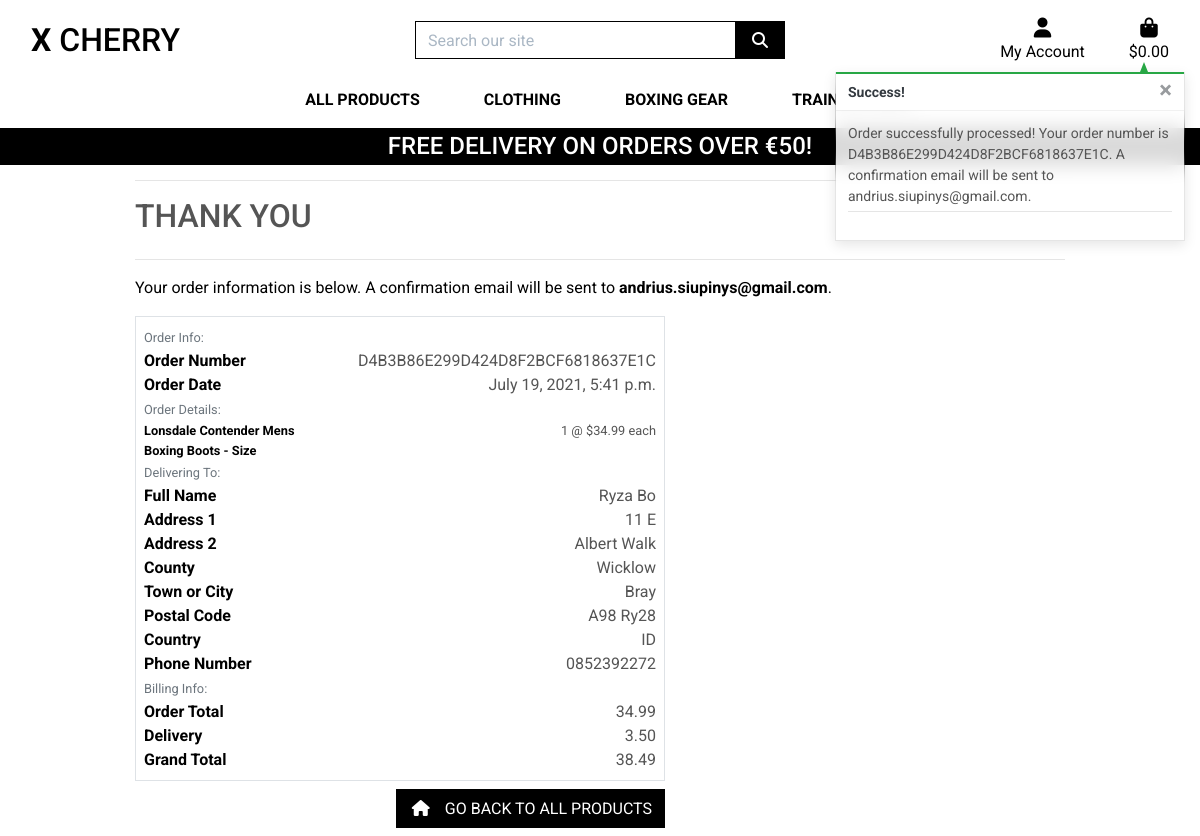
Before: /checkout/checkout_success/D4B3B86E299D424D8F2BCF6818637E1C with the older database file.
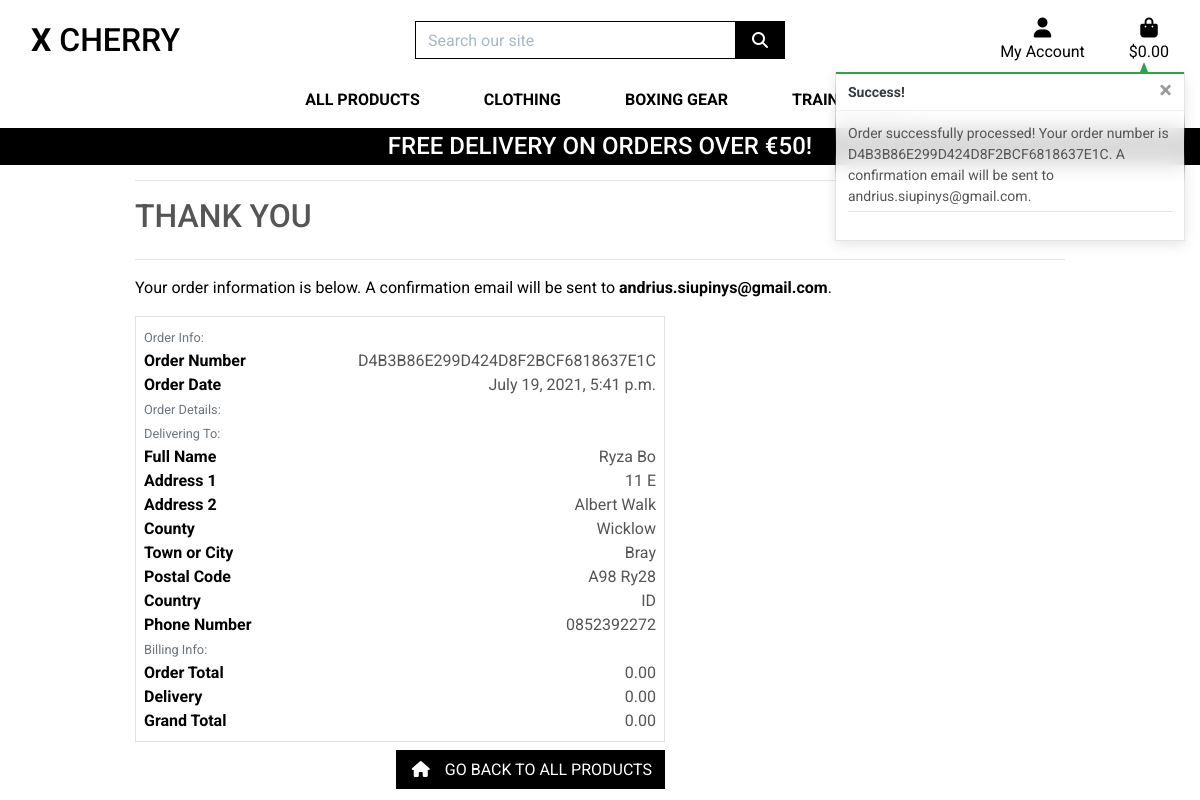
After: the same page with the newer database file.
### checkout/models.py (models this page shows, shortened)
class OrderLineItem(models.Model):
    order = models.ForeignKey(Order, null=False, blank=False, on_delete=models.CASCADE, related_name='lineitems')
    product = models.ForeignKey(Product, null=False, blank=False, on_delete=models.CASCADE)
    product_size = models.CharField(max_length=2, null=True, blank=True)  # XS, S, M, L, XL
    quantity = models.IntegerField(null=False, blank=False, default=0)
    lineitem_total = models.DecimalField(max_digits=6, decimal_places=2, null=False, blank=False, editable=False)

class Order(models.Model):
    order_number = models.CharField(max_length=32, null=False, editable=False)
    user_profile = models.ForeignKey(UserProfile, on_delete=models.SET_NULL,
                                     null=True, blank=True,
                                     related_name='orders')
    full_name = models.CharField(max_length=50, null=False, blank=False)
    email = models.EmailField(max_length=254, null=False, blank=False)
    phone_number = models.CharField(max_length=20, null=False, blank=False)
    country = CountryField(blank_label='Country *', null=False, blank=False)
    postcode = models.CharField(max_length=20, null=True, blank=True)
    town_or_city = models.CharField(max_length=40, null=False, blank=False)
    street_address1 = models.CharField(max_length=80, null=False, blank=False)
    street_address2 = models.CharField(max_length=80, null=True, blank=True)
    county = models.CharField(max_length=80, null=True, blank=True)
    date = models.DateTimeField(auto_now_add=True)
    delivery_cost = models.DecimalField(max_digits=6, decimal_places=2, null=False, default=0)
    order_total = models.DecimalField(max_digits=10, decimal_places=2, null=False, default=0)
    grand_total = models.DecimalField(max_digits=10, decimal_places=2, null=False, default=0)
    original_bag = models.TextField(null=False, blank=False, default='')
    stripe_pid = models.CharField(max_length=254, null=False, blank=False, default='')

### products/models.py (models this page shows, shortened)
class Product(models.Model):
    category = models.ForeignKey('Category', null=True, blank=True, on_delete=models.SET_NULL)
    sku = models.CharField(max_length=254, null=True, blank=True)
    name = models.CharField(max_length=254)
    description = models.TextField()
    has_sizes = models.BooleanField(default=False, null=True, blank=True,)
    price = models.DecimalField(max_digits=6, decimal_places=2)
    rating = models.DecimalField(max_digits=6, decimal_places=2, null=True, blank=True)
    image_url = models.URLField(max_length=1024, null=True, blank=True)
    image = models.ImageField(null=True, blank=True)

### checkout/views.py (the view, shortened to what this page needs)
# urls.py: path('checkout_success/<order_number>', views.checkout_success, name='checkout_success'),
def checkout_success(request, order_number):
    save_info = request.session.get('save_info')
    order = get_object_or_404(Order, order_number=order_number)
    messages.success(request, f'Order successfully processed! \
        Your order number is {order_number}. A confirmation \
        email will be sent to {order.email}.')
    if 'bag' in request.session:
        del request.session['bag']
    template = 'checkout/checkout_success.html'
    context = {
        'order': order,
    }
    return render(request, template, context)

### bag/contexts.py (called while the page is built, shortened)
def bag_contents(request):
    bag_items = []
    total = 0
    product_count = 0
    bag = request.session.get('bag', {})
    if total < settings.FREE_DELIVERY_THRESHOLD:
        delivery = total * Decimal(settings.STANDARD_DELIVERY_PERCENTAGE/100)
        free_delivery_delta = settings.FREE_DELIVERY_THRESHOLD - total
    else:
        delivery = 0
        free_delivery_delta = 0
    grand_total = delivery + total
    context = {
        'bag_items': bag_items,
        'total': total,
        'product_count': product_count,
        'delivery': delivery,
        'free_delivery_delta': free_delivery_delta,
        'free_delivery_threshold': settings.FREE_DELIVERY_THRESHOLD,
        'grand_total': grand_total,
    }
    return context

### checkout/templates/checkout/checkout_success.html (shortened to what the changed rows need)
{% extends "base.html" %}
{% load static %}
{% block extra_css %}
    <link rel="stylesheet" href="{% static 'checkout/css/checkout.css' %}">
{% endblock %}
{% block content %}
    <div class="container">
        <div class="row">
            <div class="col">
                    <h2 class="logo-font mb-4">Thank You</h2>
                <p class="text-black">Your order information is below. A confirmation email will be sent to <strong>{{ order.email }}</strong>.</p>
            </div>
        </div>
        <div class="row">
            <div class="col-12 col-lg-7">
                <div class="order-confirmation-wrapper p-2 border">
                    <div class="row">
                        <div class="col-12 col-md-8 text-md-right">
                            <p class="mb-0">{{ order.order_number }}</p>
                        </div>
                    </div>
                    <div class="row">
                        <div class="col-12 col-md-8 text-md-right">
                            <p class="mb-0">{{ order.date }}</p>
                        </div>
                    </div>
                    {% for item in order.lineitems.all %}
                    <div class="row">
                        <div class="col-12 col-md-4">
                            <p class="small mb-0 text-black font-weight-bold">
                                {{ item.product.name }}{% if item.product_size %} - Size {{ item.product.size|upper }}{% endif %}
                            </p>
                        </div>
                        <div class="col-12 col-md-8 text-md-right">
                            <p class="small mb-0">{{ item.quantity }} @ ${{ item.product.price }} each</p>
                        </div>
                    </div>
                    {% endfor %}
                    <div class="row">
                        <div class="col-12 col-md-8 text-md-right">
                            <p class="mb-0">{{ order.full_name }}</p>
                        </div>
                    </div>
                    <div class="row">
                        <div class="col-12 col-md-8 text-md-right">
                            <p class="mb-0">{{ order.street_address1 }}</p>
                        </div>
                    </div>
                    {% if order.street_address2  %}
                    <div class="row">
                        <div class="col-12 col-md-4">
                            <p class="mb-0 text-black font-weight-bold">Address 2</p>
                        </div>
                        <div class="col-12 col-md-8 text-md-right">
                            <p class="mb-0">{{ order.street_address2 }}</p>
                        </div>
                    </div>
                    {% endif %}
                    {% if order.county  %}
                    <div class="row">
                        <div class="col-12 col-md-4">
                            <p class="mb-0 text-black font-weight-bold">County</p>
                        </div>
                        <div class="col-12 col-md-8 text-md-right">
                            <p class="mb-0">{{ order.county }}</p>
                        </div>
                    </div>
                    {% endif %}
                    <div class="row">
                        <div class="col-12 col-md-8 text-md-right">
                            <p class="mb-0">{{ order.town_or_city }}</p>
                        </div>
                    </div>
                    {% if order.postcode  %}
                    <div class="row">
                        <div class="col-12 col-md-4">
                            <p class="mb-0 text-black font-weight-bold">Postal Code</p>
                        </div>
                        <div class="col-12 col-md-8 text-md-right">
                            <p class="mb-0">{{ order.postcode }}</p>
                        </div>
                    </div>
                    {% endif %}
                    <div class="row">
                        <div class="col-12 col-md-8 text-md-right">
                            <p class="mb-0">{{ order.country }}</p>
                        </div>
                    </div>
                    <div class="row">
                        <div class="col-12 col-md-8 text-md-right">
                            <p class="mb-0">{{ order.phone_number }}</p>
                        </div>
                    </div>
                    <div class="row">
                        <div class="col-12 col-md-8 text-md-right">
                            <p class="mb-0">{{ order.order_total }}</p>
                        </div>
                    </div>
                    <div class="row">
                        <div class="col-12 col-md-8 text-md-right">
                            <p class="mb-0">{{ order.delivery_cost }}</p>
                        </div>
                    </div>
                    <div class="row">
                        <div class="col-12 col-md-8 text-md-right">
                            <p class="mb-0">{{ order.grand_total }}</p>
                        </div>
                    </div>
                </div>
            </div>
        </div>
    </div>
{% endblock %}

Changed rows visible on the page:
removed OrderLineItem: product.name "Lonsdale Contender Mens Boxing Boots", quantity "1", product.price "34.99"
changed Order "andrius.siupinys@gmail.com": order_total "34.99" → "0.00"; delivery_cost "3.50" → "0.00"; grand_total "38.49" → "0.00"
